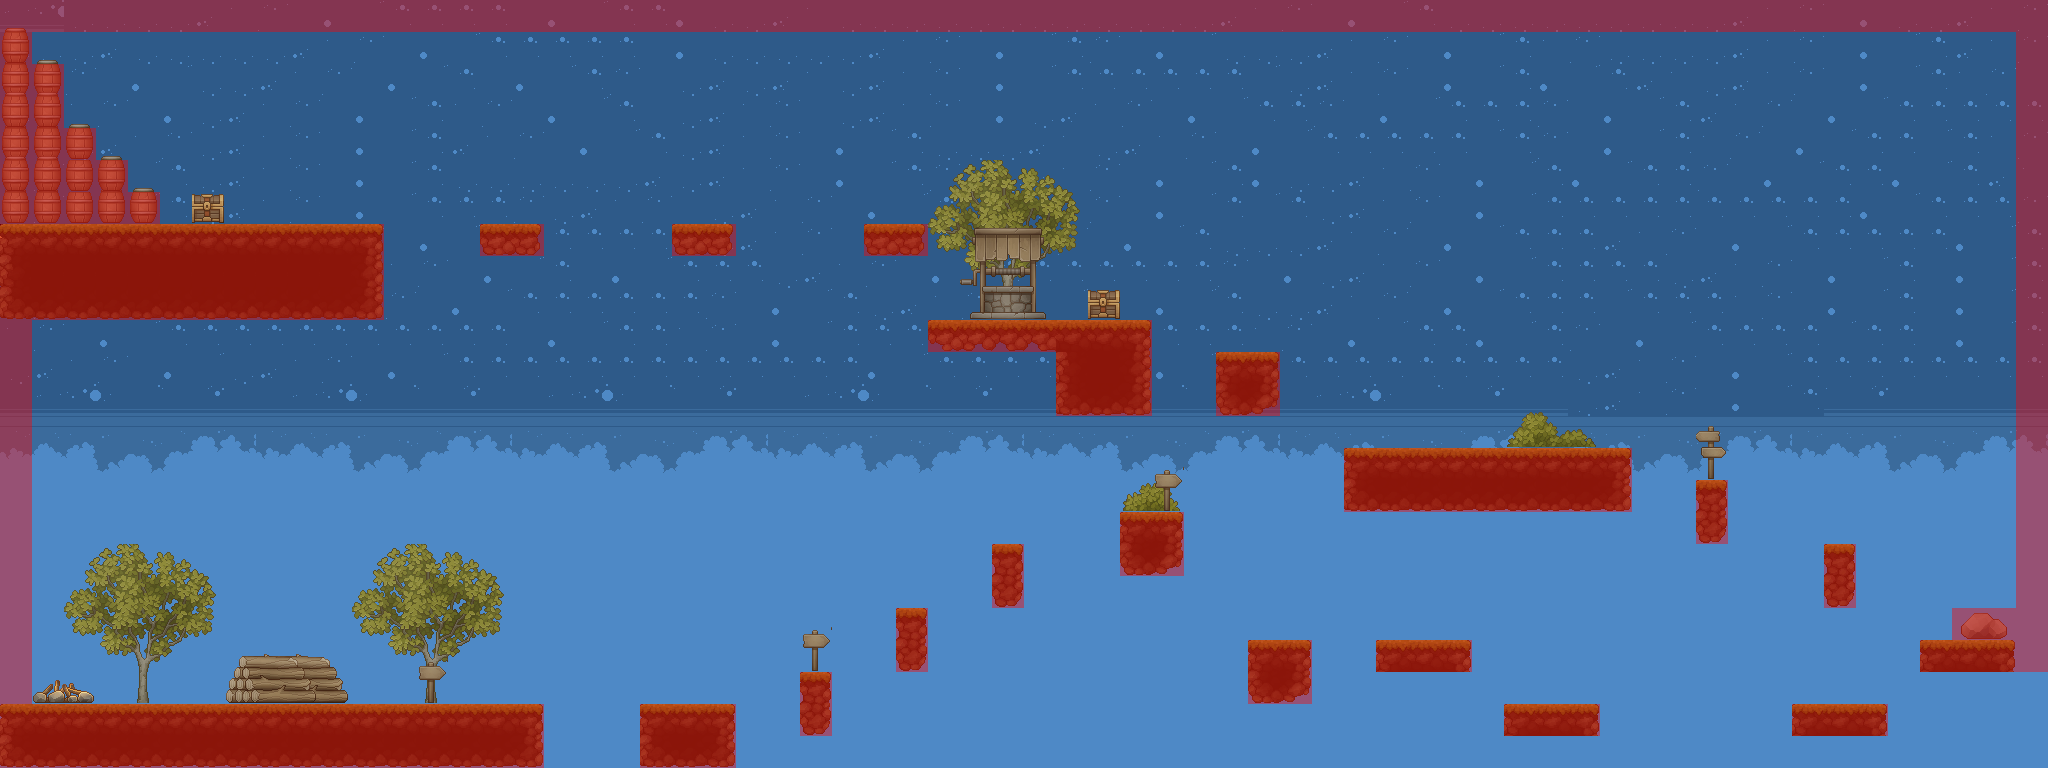

This is a level from a 2D game, rendered from its Tiled map with the project's own tilesets. A one-line summary and the map file follow, with tile-layer data summarised:
An orthogonal 64x24 tile map with 32x32 px tiles, 4 tile layers (Background, Terrain, Foreground, COLLIDERS), 4 tilesets.

<map version="1.9" tiledversion="1.9.2" orientation="orthogonal" renderorder="right-down" width="64" height="24" tilewidth="32" tileheight="32" infinite="0" nextlayerid="11" nextobjectid="8">
 <tileset firstgid="1" name="background_0" tilewidth="32" tileheight="32" margin="1" tilecount="40" columns="8">
  <image source="background_0.png" width="288" height="180" />
 </tileset>
 <tileset firstgid="41" name="TX Tileset Ground" tilewidth="32" tileheight="32" margin="1" tilecount="225" columns="15">
  <image source="TX Tileset Ground.png" width="512" height="512" />
 </tileset>
 <tileset firstgid="266" name="TX Village Props" tilewidth="32" tileheight="32" margin="1" tilecount="961" columns="31">
  <image source="TX Village Props.png" width="1024" height="1024" />
 </tileset>
 <tileset firstgid="1227" name="MapMetadata" tilewidth="32" tileheight="32" margin="1" tilecount="2" columns="2">
  <image source="MapMetadata.png" width="67" height="34" />
 </tileset>
 <layer id="7" name="Background" width="64" height="24">
  <properties>
   <property name="Draw" type="bool" value="true" />
  </properties>
  <data>[1536 cells, 1536 non-empty, 41 distinct tile ids]</data>
 </layer>
 <layer id="10" name="Terrain" width="64" height="24">
  <properties>
   <property name="Draw" type="bool" value="true" />
  </properties>
  <data>[1536 cells, 231 non-empty, 67 distinct tile ids]</data>
 </layer>
 <layer id="9" name="Foreground" width="64" height="24" locked="1">
  <properties>
   <property name="Draw" type="bool" value="true" />
  </properties>
  <data>[1536 cells, 88 non-empty, 47 distinct tile ids]</data>
 </layer>
 <layer id="8" name="COLLIDERS" width="64" height="24">
  <properties>
   <property name="Draw" type="bool" value="false" />
  </properties>
  <data>[1536 cells, 262 non-empty, 1 distinct tile ids]</data>
 </layer>
</map>
